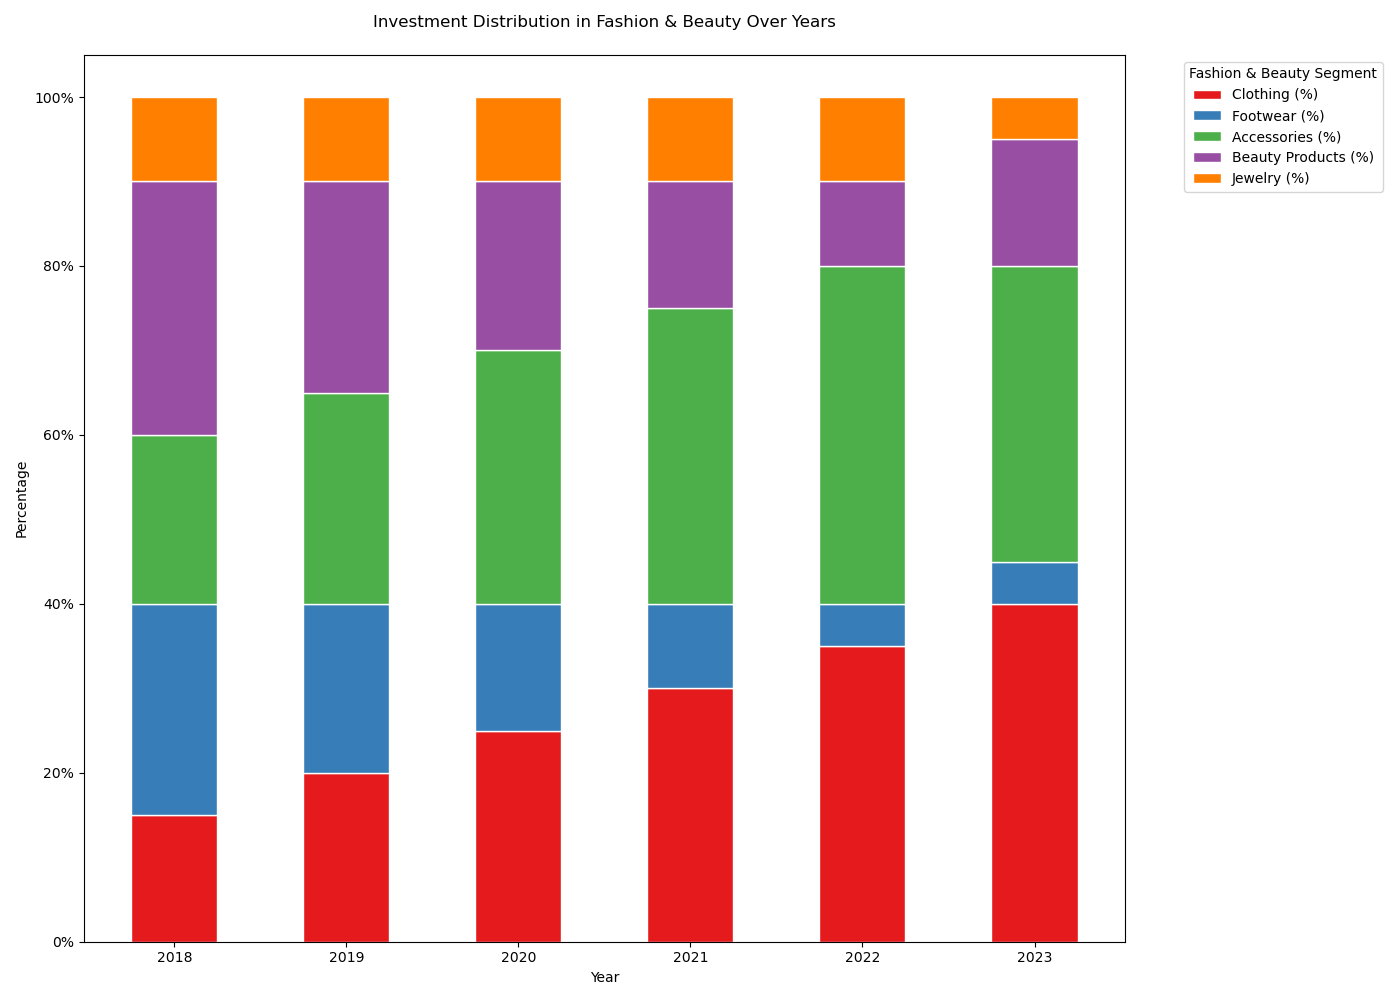

Source code (Python):

import matplotlib.pyplot as plt
import pandas as pd

data = [
    {'Year': 2018, 'Clothing (%)': 15, 'Footwear (%)': 25, 'Accessories (%)': 20, 'Beauty Products (%)': 30, 'Jewelry (%)': 10},
    {'Year': 2019, 'Clothing (%)': 20, 'Footwear (%)': 20, 'Accessories (%)': 25, 'Beauty Products (%)': 25, 'Jewelry (%)': 10},
    {'Year': 2020, 'Clothing (%)': 25, 'Footwear (%)': 15, 'Accessories (%)': 30, 'Beauty Products (%)': 20, 'Jewelry (%)': 10},
    {'Year': 2021, 'Clothing (%)': 30, 'Footwear (%)': 10, 'Accessories (%)': 35, 'Beauty Products (%)': 15, 'Jewelry (%)': 10},
    {'Year': 2022, 'Clothing (%)': 35, 'Footwear (%)': 5, 'Accessories (%)': 40, 'Beauty Products (%)': 10, 'Jewelry (%)': 10},
    {'Year': 2023, 'Clothing (%)': 40, 'Footwear (%)': 5, 'Accessories (%)': 35, 'Beauty Products (%)': 15, 'Jewelry (%)': 5}
]

df = pd.DataFrame(data)
df.set_index('Year', inplace=True)

cumulative_values = df.cumsum(axis=1)

colors = ['#e41a1c', '#377eb8', '#4daf4a', '#984ea3', '#ff7f00']
fig, ax = plt.subplots(figsize=(14, 10))

bar_width = 0.5
for i, col in enumerate(df.columns):
    bottom_values = cumulative_values.iloc[:, i-1] if i > 0 else None
    ax.bar(
        df.index,
        df[col],
        bottom=bottom_values,
        color=colors[i],
        edgecolor='white',
        label=col,
        width=bar_width
    )

ax.set_xticks(df.index)
ax.set_xticklabels(df.index)
ax.set_xlabel('Year')
ax.set_ylabel('Percentage')
ax.set_title('Investment Distribution in Fashion & Beauty Over Years', pad=20)
ax.legend(title='Fashion & Beauty Segment', bbox_to_anchor=(1.05, 1), loc='upper left')

xticks = ax.get_yticks()
ax.set_yticklabels(['{}%'.format(int(x)) for x in xticks])

plt.tight_layout()
plt.show()
